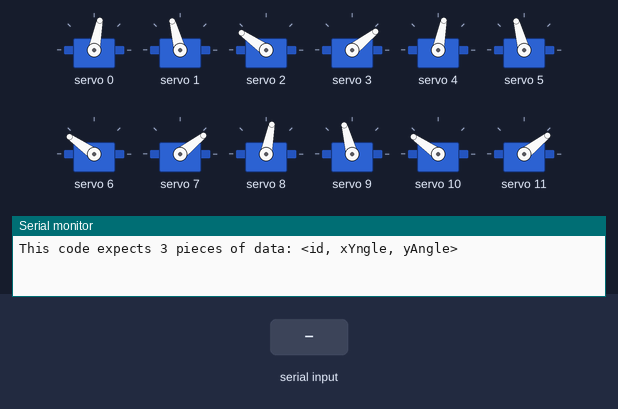
Bench run of a sketch on a simulated Arduino Uno, built with avr-gcc and run on an emulated ATmega328P. Shown: 12 × servo, the last lines printed to the serial monitor. The inputs (shaded band) are chosen by the test bench. Random numbers use the default seed unless the sketch sets one.

Above: at 0.1 s.
1.3 s: "<5>" received over Serial
At 1.57 s:
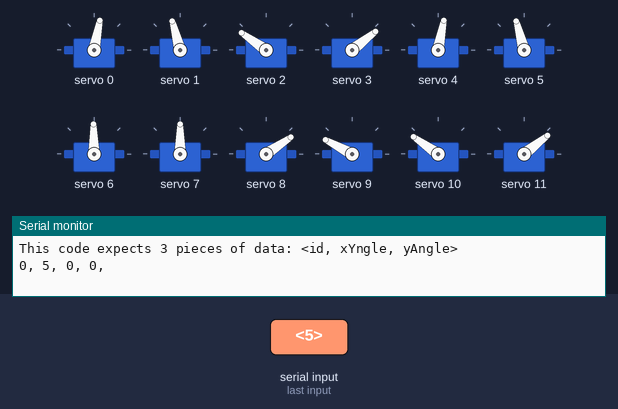
At 2.7 s:
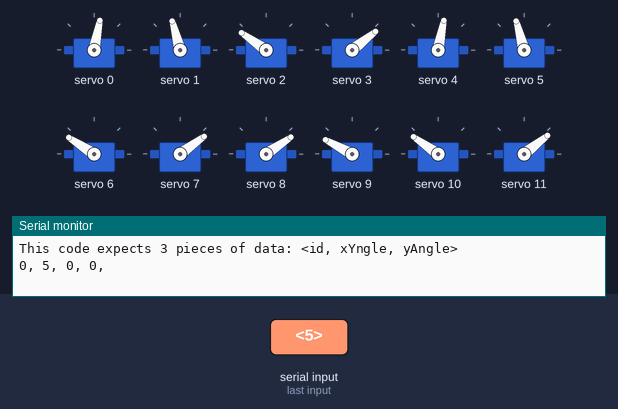
4.3 s: "<1,90>" received over Serial
At 5.8 s:
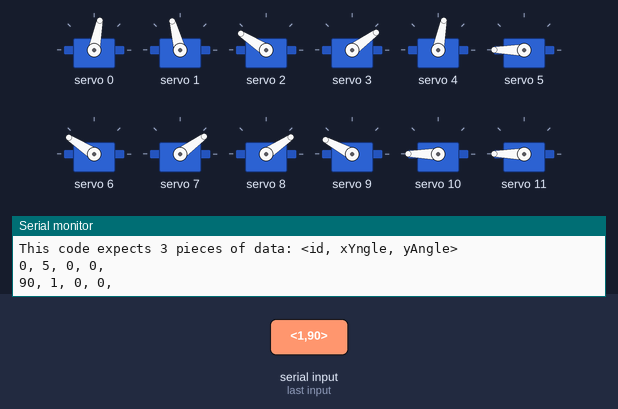
7.3 s: "<1,90,45>" received over Serial
13.2 s: "<1,90>" received over Serial
16.2 s: "<1,90,45>" received over Serial
Timing chart, 0 to 34.6 s (numbered marks = the images above; inputs shaded):
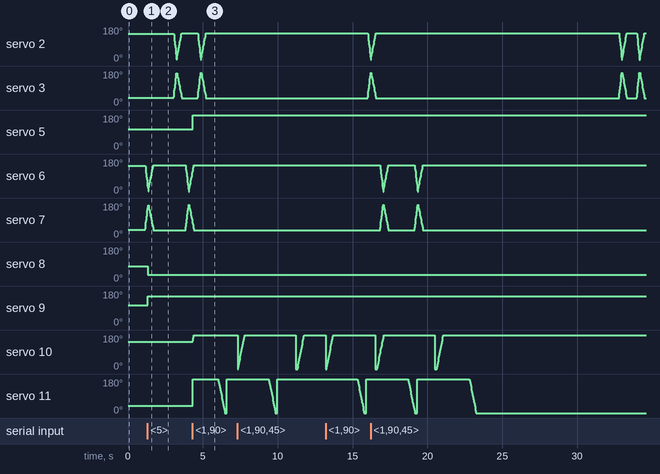

Measured:
- after the input at 1.3 s, servo 8: 79° → 34° at once; servo 9: 105° → 152° at once
- after the input at 4.3 s, servo 5: 105° → 180° at once; servo 10: 145° → 180° at once; servo 11: ramps from 180° to 0° and jumps back, once every 2.3 s

The sketch:

Rewrite_too_many_right.ino
```cpp
// Example 5 - Receive with start- and end-markers combined with parsing
//Frank Bosman Physical Eye Project M4 for blinking physical eyes

#include <Wire.h>
#include <Adafruit_PWMServoDriver.h>

Adafruit_PWMServoDriver pwmDriver = Adafruit_PWMServoDriver(0x40);

#define EYEPAIRAMOUNT 3

#define SERVOMIN  130 //minimum pulselength for servo
#define SERVOMAX  610 // maximum pulselength for servo

#define ANGLEMINLEFT 45
#define ANGLEMAXRIGHT 135

#define ANGLEMINDOWN 80
#define ANGLEMAXUP 100

int xAngles[EYEPAIRAMOUNT];
int yAngles[EYEPAIRAMOUNT];
bool blinking[EYEPAIRAMOUNT];
int blinkingValues[EYEPAIRAMOUNT];

int xPulse;
int yPulse;

const byte numChars = 32;
char receivedChars[numChars];
char tempChars[numChars];        // temporary array for use when parsing

// variables to hold the parsed data
int ontvangenId = 0;
int ontvangenXAngle = 0;
int ontvangenYAngle = 0;
boolean newData = false;

//============

void setup() {
  Serial.begin(9600);
  Serial.println("This code expects 3 pieces of data: <id, xYngle, yAngle>");

  for (int i = 0; i < EYEPAIRAMOUNT; i++) {
    xAngles[i] = 90;
    yAngles[i] = 90;
    blinkingValues[i] = 0;
    blinking[i] = false;
  }

  pwmDriver.begin();
  pwmDriver.setPWMFreq(60);  // Analog servos run at ~60 Hz updates
}

//============

void loop() {
  recvWithStartEndMarkers();
  if (newData == true) {
    strcpy(tempChars, receivedChars);
    // this temporary copy is necessary to protect the original data
    //   because strtok() used in parseData() replaces the commas with \0
    parseData();
    showParsedData();
    newData = false;
  }

  //makes the eyes do shit
  for (int i = 0; i < EYEPAIRAMOUNT; i++) {//for each set of eyes
    int modulatedCounter = i;

    int xval = xAngles[i];
    int yval = yAngles[i];

    //LEFT RIGHT
    xPulse = map(xval, ANGLEMINLEFT, ANGLEMAXRIGHT, 220, 450);
    //xPulse = map(analogRead(A0), 0, 1023, 220, 450);
    pwmDriver.setPWM((0 + modulatedCounter * 4), 0, xPulse);

    //UP DOWN
    yPulse = map(yval, ANGLEMINDOWN, ANGLEMAXUP, 520, 280);
    //yPulse = map(analogRead(A1), 0, 1023, 520, 280);
    pwmDriver.setPWM((1 + modulatedCounter * 4), 0, yPulse);

    //decide to randomly blink
    if (random(0, 2000) < 2) {
          blinking[i] = true;
    }

    //ramp the blinking value up and down to 100
    if (blinking[i]) {
      if (blinkingValues[i] < 100) {
        blinkingValues[i] += 5;
      } else {
        blinking[i] = false;
      }
    } else {
      if (blinkingValues[i] > 0) {
        blinkingValues[i] -= 3;
      }
    }
    //set the blinking servos to the right values
    pwmDriver.setPWM((2 + modulatedCounter * 4), 0, map(blinkingValues[i], 0, 100, 500, 160));
    pwmDriver.setPWM((3 + modulatedCounter * 4), 0, map(blinkingValues[i], 0, 100, 230, 560));
  }
}

//============

void recvWithStartEndMarkers() {
  static boolean recvInProgress = false;
  static byte ndx = 0;
  char startMarker = '<';
  char endMarker = '>';
  char rc;

  while (Serial.available() > 0 && newData == false) {
    rc = Serial.read();

    if (recvInProgress == true) {
      if (rc != endMarker) {
        receivedChars[ndx] = rc;
        ndx++;
        if (ndx >= numChars) {
          ndx = numChars - 1;
        }
      }
      else {
        receivedChars[ndx] = '\0'; // terminate the string
        recvInProgress = false;
        ndx = 0;
        newData = true;
      }
    }

    else if (rc == startMarker) {
      recvInProgress = true;
    }
  }
}

//============

void parseData() {      // split the data into its parts

  char * strtokIndx; // this is used by strtok() as an index

  strtokIndx = strtok(tempChars, ",");
  ontvangenId = atoi(strtokIndx);

  strtokIndx = strtok(NULL, ",");
  int ontvangenIdFUCKINGNUTTELOOS = atoi(strtokIndx);

  strtokIndx = strtok(NULL, ",");
  ontvangenXAngle = atoi(strtokIndx);

  strtokIndx = strtok(NULL, ",");
  ontvangenYAngle = atoi(strtokIndx);

  Serial.println((String) ontvangenIdFUCKINGNUTTELOOS + ", " + (String) ontvangenId + ", " + (String) ontvangenXAngle + ", " + (String) ontvangenYAngle + ", " );

}

//============

void showParsedData() {
  ontvangenId=ontvangenId-3;
  ontvangenXAngle = constrain(ontvangenXAngle, ANGLEMINLEFT, ANGLEMAXRIGHT);
  ontvangenYAngle = constrain(ontvangenYAngle, ANGLEMINDOWN, ANGLEMAXUP);
//  Serial.println("id: " + (String)ontvangenId + ", xAngle " + (String)ontvangenXAngle + " ,yAngle: " + (String)ontvangenYAngle);
  xAngles[ontvangenId] = ontvangenXAngle;
  yAngles[ontvangenId] = ontvangenYAngle;
}
```
